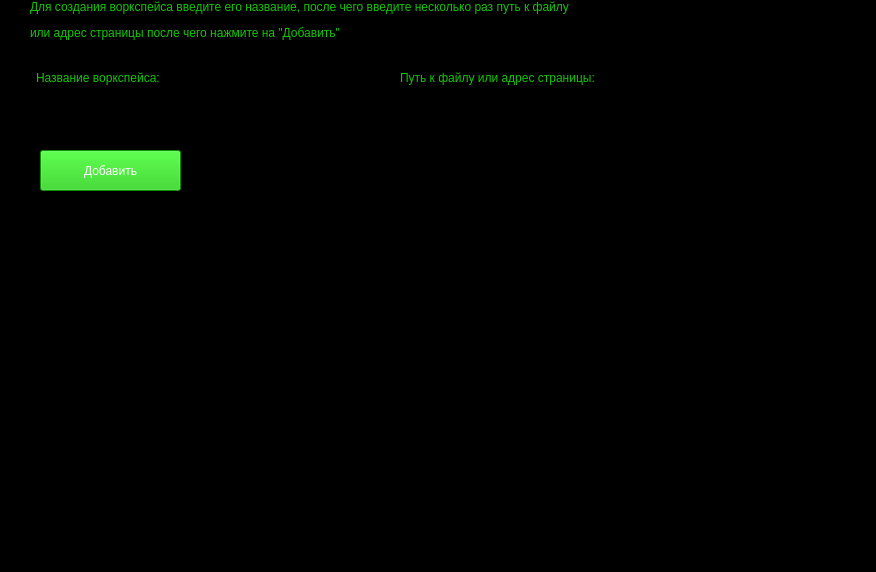
<?xml version="1.0" encoding="UTF-8"?>
<ui version="4.0">
 <class>MainWindow</class>
 <widget class="QMainWindow" name="MainWindow">
  <property name="geometry">
   <rect>
    <x>0</x>
    <y>0</y>
    <width>876</width>
    <height>572</height>
   </rect>
  </property>
  <property name="windowTitle">
   <string>MainWindow</string>
  </property>
  <property name="styleSheet">
   <string notr="true">background-color: rgb(0, 0, 0);
color:#14c607;
font: 15pt &quot;Courier New&quot;;</string>
  </property>
  <widget class="QWidget" name="centralwidget">
   <widget class="QLineEdit" name="lineEdit">
    <property name="geometry">
     <rect>
      <x>36</x>
      <y>100</y>
      <width>331</width>
      <height>20</height>
     </rect>
    </property>
   </widget>
   <widget class="QLineEdit" name="lineEdit_2">
    <property name="geometry">
     <rect>
      <x>400</x>
      <y>100</y>
      <width>291</width>
      <height>20</height>
     </rect>
    </property>
   </widget>
   <widget class="QLabel" name="label">
    <property name="geometry">
     <rect>
      <x>36</x>
      <y>70</y>
      <width>331</width>
      <height>16</height>
     </rect>
    </property>
    <property name="text">
     <string>Название воркспейса:</string>
    </property>
   </widget>
   <widget class="QLabel" name="label_2">
    <property name="geometry">
     <rect>
      <x>400</x>
      <y>70</y>
      <width>481</width>
      <height>16</height>
     </rect>
    </property>
    <property name="text">
     <string>Путь к файлу или адрес страницы:</string>
    </property>
   </widget>
   <widget class="QPushButton" name="pushButton">
    <property name="geometry">
     <rect>
      <x>40</x>
      <y>150</y>
      <width>141</width>
      <height>41</height>
     </rect>
    </property>
    <property name="styleSheet">
     <string notr="true">QPushButton{
	background-color:#14c607;
	font:15pt &quot;Times New Roman&quot;;
	color:white;
}
QPushButton:pressed{
background-color:#4de941;
}
</string>
    </property>
    <property name="text">
     <string>Добавить</string>
    </property>
   </widget>
   <widget class="QLabel" name="label_4">
    <property name="geometry">
     <rect>
      <x>30</x>
      <y>0</y>
      <width>831</width>
      <height>41</height>
     </rect>
    </property>
    <property name="styleSheet">
     <string notr="true">font: 9pt &quot;Courier New&quot;;</string>
    </property>
    <property name="text">
     <string>&lt;html&gt;&lt;head/&gt;&lt;body&gt;&lt;p&gt;Для создания воркспейса введите его название, после чего введите несколько раз путь к файлу &lt;/p&gt;&lt;p&gt;или адрес страницы после чего нажмите на &amp;quot;Добавить&amp;quot;&lt;/p&gt;&lt;/body&gt;&lt;/html&gt;</string>
    </property>
   </widget>
  </widget>
  <widget class="QStatusBar" name="statusbar"/>
 </widget>
 <resources/>
 <connections/>
</ui>
